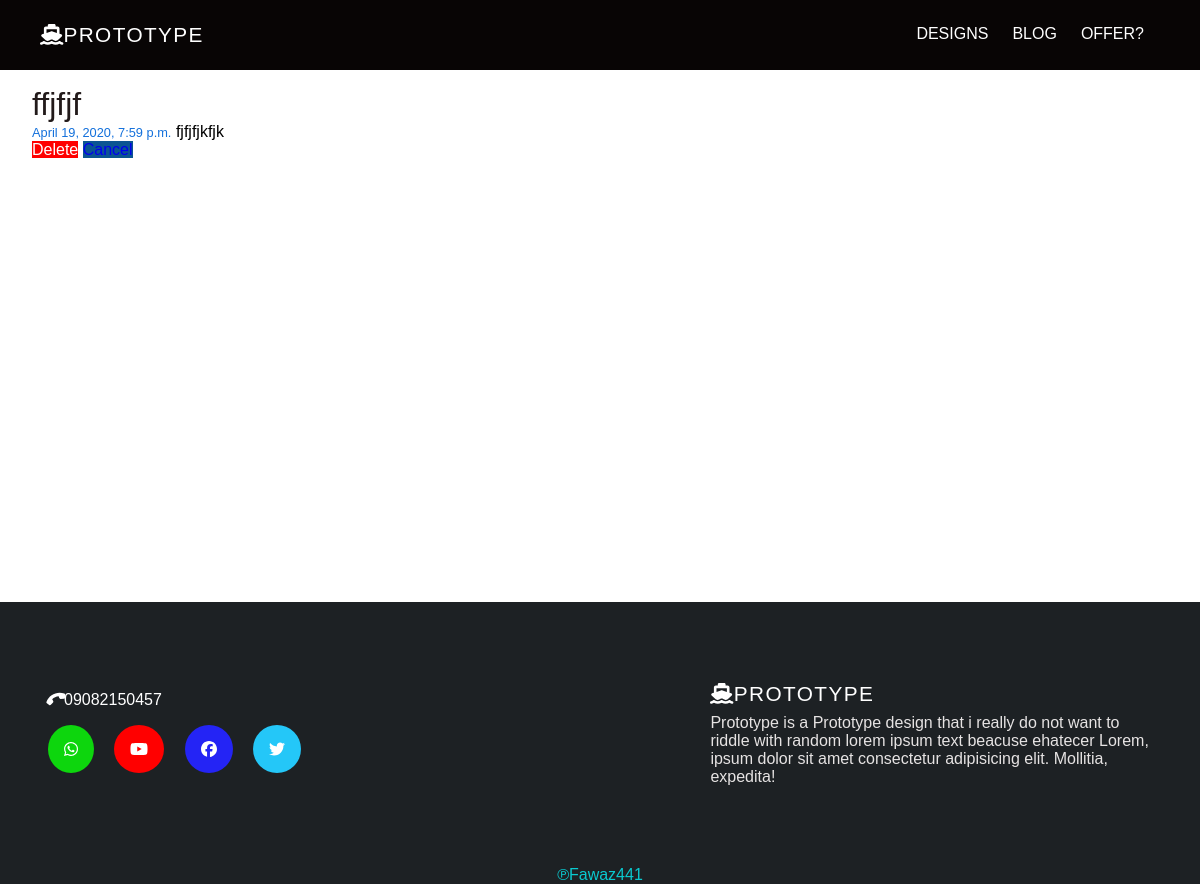
Screenshot of /drafts/ with the database file from the repository.
### testrun_back/models.py (models this page shows, shortened)
class Post(models.Model):
    title = models.CharField(max_length=200,unique=True)
    content = models.TextField()
    created_at = models.DateTimeField(auto_now_add=True)
    published_date = models.DateTimeField(null=True,blank=True)
    image = models.ImageField(upload_to='media/',blank=True,null=True)
    author = models.ForeignKey('auth.User',related_name='posts',on_delete=models.CASCADE)
    area = models.CharField(max_length=20)
    slug = models.SlugField()
    def detail(self):
        return reverse('detail',kwargs={'slug':self.slug})

### testrun_back/views.py (the view)
# urls.py: path('drafts/',views.Draftview.as_view(),name='drafts'),
class Draftview(generic.ListView):
    model = Post
    template_name = 'drafts.html'
    def get_queryset(self):
        return Post.objects.filter(published_date__isnull=True).order_by('-created_at').all()

### templates/drafts.html (shortened to what this page needs)
{% extends 'base.html' %}
{% block content %}
<div class="wrapper">
    {% for post in object_list %}
    <div class="overwrap">
        <h2>{{post.title}}</h2>
        <span class="created_date">{{post.created_at}}</span>
        {{post.content|safe|linebreaksbr|truncatechars:100}}
    </div>
    <a href="{% url 'delete' slug=post.slug %}" class="delete_btn">Delete</a>
    <a href="{{post.detail}}" class="submit_btn">Cancel</a>
    {% endfor %}
</div>
{% endblock %}

### static/css/index.css (style rules this page uses)
* { margin:0; padding:0; font-family: sans-serif; }
a { text-decoration: none; }
body,html { min-height:100vh; width:100%; }
.wrapper { margin:1rem 2rem; min-height:calc(100% - 300px); }
.submit_btn { background:rgb(11, 85, 146); }
.overwrap { width:70%; }
.overwrap h2 { font-size:2rem; color:rgb(34, 26, 26); font-weight:400; }
.created_date { color:rgb(19, 112, 219); font-size:0.8rem; }
.delete_btn { background:red; color:#fff; }

### templates/drafts.html (style rules this page uses)
body,html { height:100%; }

### rows the page displays
Post: title "ffjfjf", created_at "April 19, 2020, 7:59 p.m.", content "fjfjfjkfjk"
